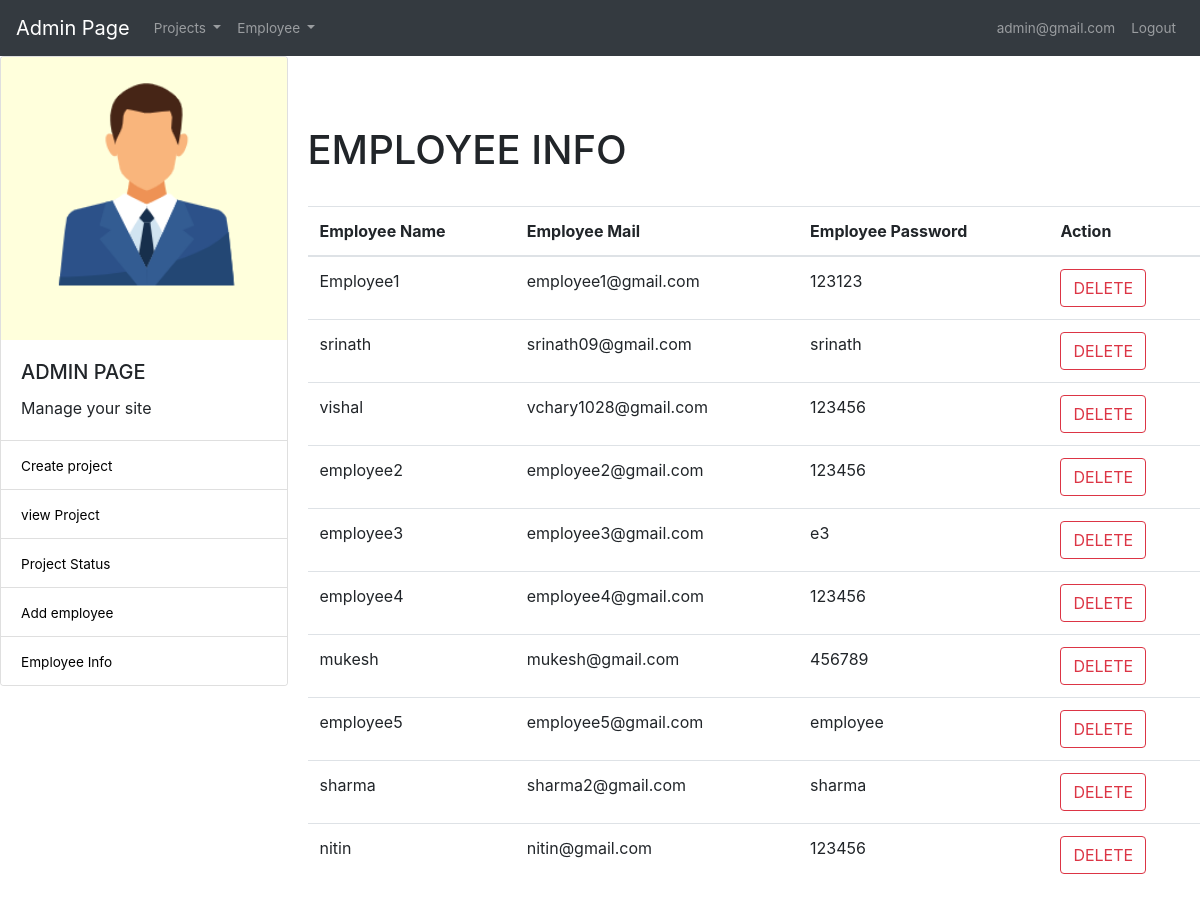
Screenshot of /employee_info.php (signed in) with the database file from the repository.
### tables this page shows
CREATE TABLE `employee` (
  `employee_id` int(11) NOT NULL,
  `employee_name` varchar(255) NOT NULL,
  `employee_email` varchar(255) NOT NULL,
  `employee_password` varchar(255) NOT NULL
);

### employee_info.php (the view, shortened to what this page needs)
<?php include 'db.php';
$name  = $_SESSION['user'];
if (isset($_SESSION['logged_in'])) {
?>
<!DOCTYPE html>
<html lang="en">
<head>
    <link rel="stylesheet" href="styles.css">
<link rel="stylesheet" href="https://stackpath.bootstrapcdn.com/bootstrap/4.5.2/css/bootstrap.min.css">
</head>
<body>
        <nav class="navbar navbar-expand-md navbar-dark  bg-dark">
          <a class="navbar-brand" href="dash_admin.php">Admin Page</a>
          <div class="collapse navbar-collapse" id="navbarCollapse">
            <ul class="nav navbar-nav mr-auto">
            <li class="nav-item dropdown">
        <a class="nav-link dropdown-toggle" href="#" id="navbarDropdown" role="button" data-toggle="dropdown" aria-haspopup="true" aria-expanded="false">
          Projects
        </a>
      </li>
      <li class="nav-item dropdown">
        <a class="nav-link dropdown-toggle" href="#" id="navbarDropdown" role="button" data-toggle="dropdown" aria-haspopup="true" aria-expanded="false">
          Employee
        </a>
      </li>
            </ul>
            <ul class="nav navbar-nav navbar-right">
            <li class="nav-item ">
                  <a class="nav-link" href="#"><?php echo $name; ?> </a>
                </li>
                <li class="nav-item">
                  <a class="nav-link" href="admin_logout.php">Logout</a>
                </li>
              </ul>
          </div>
        </nav>
      <section id="main">
          <div class="row">
              <div class="col-md-3">
              <div class="card" style="width: 18rem;">
              <img src="admin.PNG" class="card-img-top" alt="admin">
              <div class="card-body">
                <h5 class="card-title">ADMIN PAGE</h5>
                <p class="card-text">Manage your site</p>
              </div>
              <ul class="list-group list-group-flush">
              <li class="list-group-item"><a href="create_project.php">Create project</a></li>
                <li class="list-group-item"><a href="view_project.php">view Project</a></li>
                <li class="list-group-item"><a href="project_status.php">Project Status</a></li>
                <li class="list-group-item"><a href="add_employee.php">Add employee</a></li>
                <li class="list-group-item"><a href="employee_info.php">Employee Info</a></li>
              </ul>
            </div>
              </div>
              <div class="col-md-9 insert">
              <h1>EMPLOYEE INFO</h1>
              <br>
              <table class="table">
                <thead>
                    <tr>
                    <th>Employee Name</th>
                    <th>Employee Mail</th>
                    <th>Employee Password</th>
                    <th>Action</th>
                    </tr>
                </thead>
                <?php
                $obj = new dbh();
                $mysqli = $obj->connect();
                $sql ="SELECT * FROM employee";
                $result = $mysqli->query($sql);
                while ($row = $result->fetch_assoc()){
                ?>
                 <tr>
                    <td><?php echo $row['employee_name']; ?></td>
                    <td><?php echo $row['employee_email']; ?></td>
                    <td><?php echo $row['employee_password']; ?></td>
                    <td>
                    <form action="employee_info.php" method="post">
                    <button  type="submit" class="btn btn-outline-danger" name="delete" >DELETE</button>
                    </form>
                    </td>
                 </tr>
                 <?php } } ?>
               </table>
              </div>
          </div>
      </section>
</body>
</html>

### styles.css (style rules this page uses)
body { text-align: center; }
a { text-decoration: none; font-size: 0.85rem; }
a:link { color: black; }
.insert { margin-top: 70px; }

### rows the page displays
employee: employee_name "Employee1", employee_email "employee1@gmail.com", employee_password "123123"
employee: employee_name "srinath", employee_email "srinath09@gmail.com", employee_password "srinath"
employee: employee_name "vishal", employee_email "vchary1028@gmail.com", employee_password "123456"
employee: employee_name "employee2", employee_email "employee2@gmail.com", employee_password "123456"
employee: employee_name "employee3", employee_email "employee3@gmail.com", employee_password "e3"
employee: employee_name "employee4", employee_email "employee4@gmail.com", employee_password "123456"
employee: employee_name "mukesh", employee_email "mukesh@gmail.com", employee_password "456789"
employee: employee_name "employee5", employee_email "employee5@gmail.com", employee_password "employee"
employee: employee_name "sharma", employee_email "sharma2@gmail.com", employee_password "sharma"
employee: employee_name "nitin", employee_email "nitin@gmail.com", employee_password "123456"

### other values shown
$name "admin@gmail.com"
